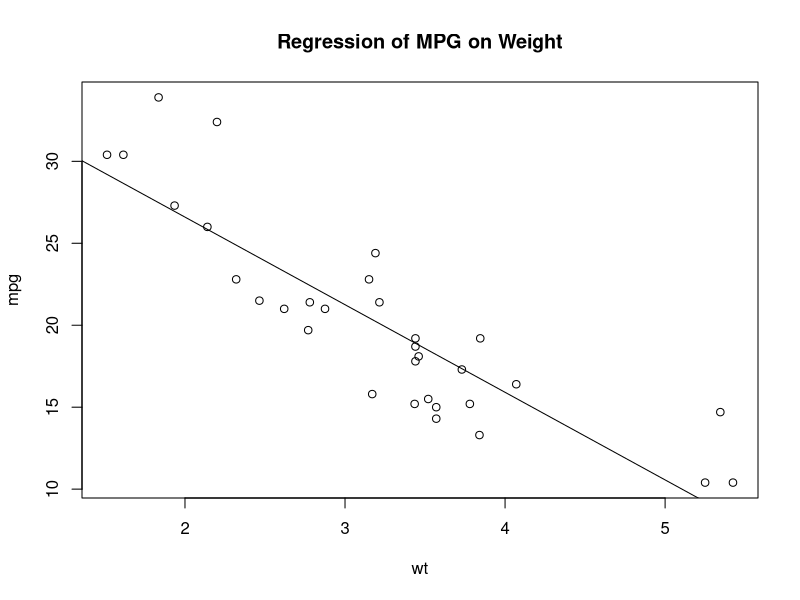
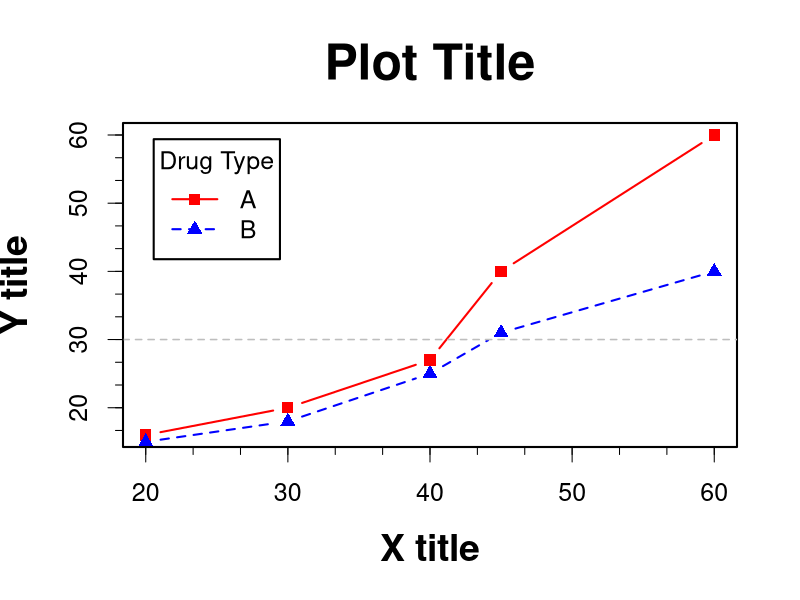

These charts were generated, in order, by the following R code:
# Working with graphs

#pdf("mygraph.pdf")	#print to PDF
  attach(mtcars)	#add this data frame to search paths, so i can call out data frame columns by just column name
  plot(wt, mpg)	#open a graphics window and generate scatter plot
  abline(lm(mpg~wt))	#regress mpg on wt and draw that line
  title("Regression of MPG on Weight")
  detach(mtcars)	
#dev.off()

dose <- c(20, 30, 40, 45, 60)
drugA <- c(16, 20, 27, 40, 60)
drugB <- c(15, 18, 25, 31, 40)
data <-data.frame(dose=dose, drugA=drugA, drugB=drugB)

#Set which is x data, which is y and add name labels
x <- data$dose
y <- data$drugA
main <- "Plot Title"
xlab <- "X title"
ylab <- "Y title"

# set graphical parameters to be used by default
# set line type, character type, symbol size, line weight
par(lwd=2, cex=1.5, font.lab=2)
par(cex.axis=1, cex.lab = 1.5, cex.main = 2.0)

# generate color array for plot
# specify colors in R by index, name, hexadecimal, RGB, or HSV. For example, col=1, col="white", col="#FFFFFF", col=rgb(1,1,1), and col=hsv(0,0,1)
col <- c("red", "blue", "green")	
col <- rainbow(10)	#http://research.stowers-institute.org/efg/R/Color/Chart/

xmin <- min(x)
xmax <- max(x)
ymin <- min(y)
ymax <- max(y)

plot(x, y, type="b",
pch=15, lty=1, col="red", ylim=c(ymin, ymax),
main=main,
xlab=xlab, ylab=ylab)
lines(x, data$drugB, type="b",
pch=17, lty=2, col="blue")
abline(h=c(30), lwd=1.5, lty=2, col="gray")
library(Hmisc)
minor.tick(nx=3, ny=3, tick.ratio=0.5)
legend("topleft", inset=.05, title="Drug Type", c("A","B"),
lty=c(1, 2), pch=c(15, 17), col=c("red", "blue"))




# Example of a 2x2 bunch of graphs
#attach(mtcars)
#opar <- par(no.readonly=TRUE)
#par(mfrow=c(2,2))
#plot(wt,mpg, main="Scatterplot of wt vs. mpg")
#plot(wt,disp, main="Scatterplot of wt vs disp")
#hist(wt, main="Histogram of wt")
#boxplot(wt, main="Boxplot of wt")
#par(opar)
#detach(mtcars)

# Create a layout matrix
#attach(mtcars)
#layout(matrix(c(1,1,2,3), 2, 2, byrow = TRUE))
#hist(wt)
#hist(mpg)
#hist(disp)
#detach(mtcars)
